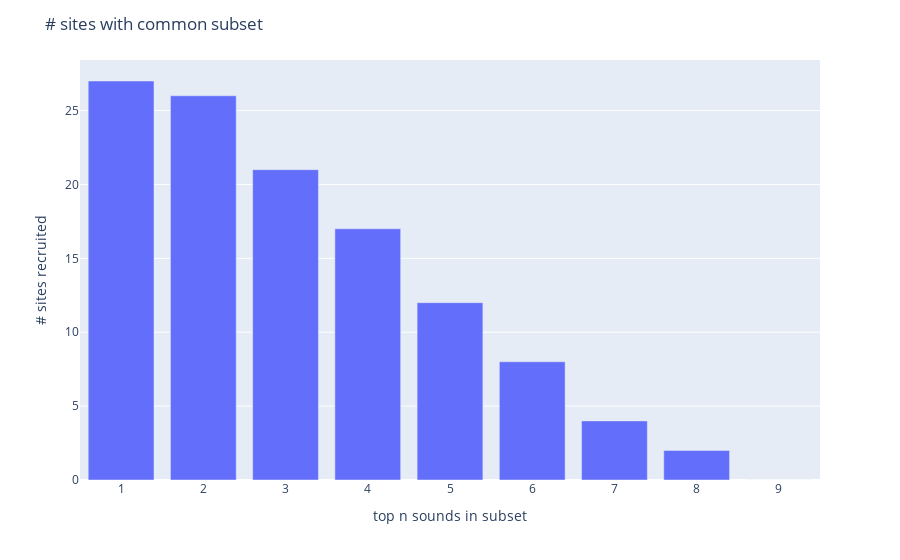

Write notebook code for a chart like this one.
### Markdown cell above
now lets see how many sites I can recruit that contain the selecte sound subset

### Code cell
X = range(1,10)
Y = list()

for x in X:
    sel_set = set(sorted_dstr[:x])
    is_subset = list()
    for ss in site_df.sound_sets:
        is_subset.append(sel_set.issubset(ss))

    Y.append(sum(is_subset))

fig = px.bar(x=X,y=Y)
fig.update_layout(xaxis_title_text="top n sounds in subset", yaxis_title_text="# sites recruited",
                  title_text="# sites with common subset")

### Figure 1 — Plotly figure (JSON) as saved in the notebook; plotly's stock layout.template omitted (floating-point values rounded to 4 significant figures)
{"data": [{"alignmentgroup": "True", "hovertemplate": "x=%{x}<br>y=%{y}<extra></extra>", "legendgroup": "", "marker": {"color": "#636efa", "pattern": {"shape": ""}}, "name": "", "offsetgroup": "", "orientation": "v", "showlegend": false, "textposition": "auto", "x": [1, 2, 3, 4, 5, 6, 7, 8, 9], "xaxis": "x", "y": [27, 26, 21, 17, 12, 8, 4, 2, 0], "yaxis": "y", "type": "bar"}], "layout": {"xaxis": {"anchor": "y", "domain": [0.0, 1.0], "title": {"text": "top n sounds in subset"}}, "yaxis": {"anchor": "x", "domain": [0.0, 1.0], "title": {"text": "# sites recruited"}}, "legend": {"tracegroupgap": 0}, "margin": {"t": 60}, "barmode": "relative", "title": {"text": "# sites with common subset"}}}
